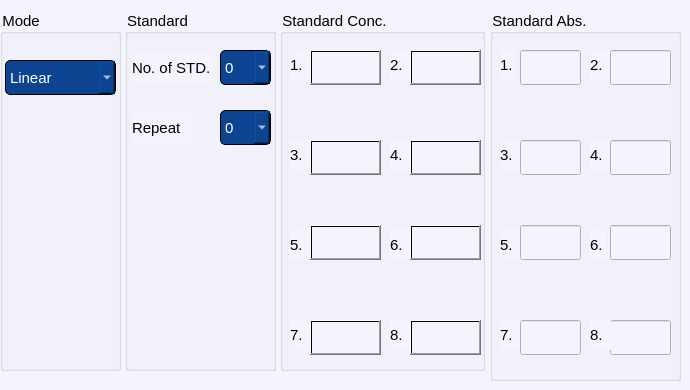
      <widget class="QWidget" name="tab_13">
       <property name="styleSheet">
        <string notr="true">background-color: #f4f4fc;</string>
       </property>
       <attribute name="title">
        <string>Calibration</string>
       </attribute>
       <widget class="QGroupBox" name="groupBox_9">
        <property name="geometry">
         <rect>
          <x>125</x>
          <y>10</y>
          <width>151</width>
          <height>361</height>
         </rect>
        </property>
        <property name="font">
         <font>
          <pointsize>11</pointsize>
         </font>
        </property>
        <property name="styleSheet">
         <string notr="true">background-color: #f4f4fc;</string>
        </property>
        <property name="title">
         <string>Standard</string>
        </property>
        <widget class="QLabel" name="label_30">
         <property name="geometry">
          <rect>
           <x>7</x>
           <y>43</y>
           <width>81</width>
           <height>30</height>
          </rect>
         </property>
         <property name="font">
          <font>
           <pointsize>11</pointsize>
          </font>
         </property>
         <property name="text">
          <string>No. of STD.</string>
         </property>
        </widget>
        <widget class="QLabel" name="label_31">
         <property name="geometry">
          <rect>
           <x>7</x>
           <y>103</y>
           <width>61</width>
           <height>30</height>
          </rect>
         </property>
         <property name="font">
          <font>
           <pointsize>11</pointsize>
          </font>
         </property>
         <property name="text">
          <string>Repeat</string>
         </property>
        </widget>
        <widget class="QComboBox" name="comboBox_9">
         <property name="geometry">
          <rect>
           <x>95</x>
           <y>40</y>
           <width>51</width>
           <height>35</height>
          </rect>
         </property>
         <property name="font">
          <font>
           <pointsize>11</pointsize>
          </font>
         </property>
         <property name="styleSheet">
          <string notr="true">
background-color: rgb(12, 68, 145);
 border: 1px solid black;
     border-radius: 5px;
color: rgb(255, 255, 255);
</string>
         </property>
         <item>
          <property name="text">
           <string>0</string>
          </property>
         </item>
         <item>
          <property name="text">
           <string>1</string>
          </property>
         </item>
         <item>
          <property name="text">
           <string>2</string>
          </property>
         </item>
         <item>
          <property name="text">
           <string>3</string>
          </property>
         </item>
         <item>
          <property name="text">
           <string>4</string>
          </property>
         </item>
         <item>
          <property name="text">
           <string>5</string>
          </property>
         </item>
         <item>
          <property name="text">
           <string>6</string>
          </property>
         </item>
         <item>
          <property name="text">
           <string>7</string>
          </property>
         </item>
         <item>
          <property name="text">
           <string>8</string>
          </property>
         </item>
        </widget>
        <widget class="QComboBox" name="comboBox_10">
         <property name="geometry">
          <rect>
           <x>95</x>
           <y>100</y>
           <width>51</width>
           <height>35</height>
          </rect>
         </property>
         <property name="font">
          <font>
           <pointsize>11</pointsize>
          </font>
         </property>
         <property name="styleSheet">
          <string notr="true">
background-color: rgb(12, 68, 145);
 border: 1px solid black;
     border-radius: 5px;
color: rgb(255, 255, 255);
</string>
         </property>
         <item>
          <property name="text">
           <string>0</string>
          </property>
         </item>
         <item>
          <property name="text">
           <string>1</string>
          </property>
         </item>
         <item>
          <property name="text">
           <string>2</string>
          </property>
         </item>
         <item>
          <property name="text">
           <string>3</string>
          </property>
         </item>
         <item>
          <property name="text">
           <string>4</string>
          </property>
         </item>
         <item>
          <property name="text">
           <string>5</string>
          </property>
         </item>
        </widget>
       </widget>
       <widget class="QGroupBox" name="groupBox_22">
        <property name="geometry">
         <rect>
          <x>490</x>
          <y>10</y>
          <width>191</width>
          <height>371</height>
         </rect>
        </property>
        <property name="font">
         <font>
          <pointsize>11</pointsize>
         </font>
        </property>
        <property name="styleSheet">
         <string notr="true">background-color: #f4f4fc;</string>
        </property>
        <property name="title">
         <string>Standard Abs.</string>
        </property>
        <widget class="QLabel" name="label_166">
         <property name="geometry">
          <rect>
           <x>10</x>
           <y>310</y>
           <width>21</width>
           <height>30</height>
          </rect>
         </property>
         <property name="font">
          <font>
           <pointsize>11</pointsize>
          </font>
         </property>
         <property name="text">
          <string>7.</string>
         </property>
        </widget>
        <widget class="QLineEdit" name="lineEdit_120">
         <property name="geometry">
          <rect>
           <x>30</x>
           <y>40</y>
           <width>61</width>
           <height>35</height>
          </rect>
         </property>
         <property name="font">
          <font>
           <pointsize>11</pointsize>
          </font>
         </property>
        </widget>
        <widget class="QLabel" name="label_167">
         <property name="geometry">
          <rect>
           <x>100</x>
           <y>130</y>
           <width>21</width>
           <height>30</height>
          </rect>
         </property>
         <property name="font">
          <font>
           <pointsize>11</pointsize>
          </font>
         </property>
         <property name="text">
          <string>4.</string>
         </property>
        </widget>
        <widget class="QLabel" name="label_168">
         <property name="geometry">
          <rect>
           <x>10</x>
           <y>40</y>
           <width>16</width>
           <height>30</height>
          </rect>
         </property>
         <property name="font">
          <font>
           <pointsize>11</pointsize>
          </font>
         </property>
         <property name="text">
          <string>1.</string>
         </property>
        </widget>
        <widget class="QLabel" name="label_169">
         <property name="geometry">
          <rect>
           <x>10</x>
           <y>220</y>
           <width>21</width>
           <height>30</height>
          </rect>
         </property>
         <property name="font">
          <font>
           <pointsize>11</pointsize>
          </font>
         </property>
         <property name="text">
          <string>5.</string>
         </property>
        </widget>
        <widget class="QLineEdit" name="lineEdit_121">
         <property name="geometry">
          <rect>
           <x>120</x>
           <y>130</y>
           <width>61</width>
           <height>35</height>
          </rect>
         </property>
         <property name="font">
          <font>
           <pointsize>11</pointsize>
          </font>
         </property>
        </widget>
        <widget class="QLabel" name="label_170">
         <property name="geometry">
          <rect>
           <x>100</x>
           <y>40</y>
           <width>21</width>
           <height>30</height>
          </rect>
         </property>
         <property name="font">
          <font>
           <pointsize>11</pointsize>
          </font>
         </property>
         <property name="text">
          <string>2.</string>
         </property>
        </widget>
        <widget class="QLabel" name="label_171">
         <property name="geometry">
          <rect>
           <x>10</x>
           <y>130</y>
           <width>21</width>
           <height>30</height>
          </rect>
         </property>
         <property name="font">
          <font>
           <pointsize>11</pointsize>
          </font>
         </property>
         <property name="text">
          <string>3.</string>
         </property>
        </widget>
        <widget class="QLineEdit" name="lineEdit_122">
         <property name="geometry">
          <rect>
           <x>30</x>
           <y>310</y>
           <width>61</width>
           <height>35</height>
          </rect>
         </property>
         <property name="font">
          <font>
           <pointsize>11</pointsize>
          </font>
         </property>
        </widget>
        <widget class="QLineEdit" name="lineEdit_123">
         <property name="geometry">
          <rect>
           <x>120</x>
           <y>215</y>
           <width>61</width>
           <height>35</height>
          </rect>
         </property>
         <property name="font">
          <font>
           <pointsize>11</pointsize>
          </font>
         </property>
        </widget>
        <widget class="QLineEdit" name="lineEdit_124">
         <property name="geometry">
          <rect>
           <x>30</x>
           <y>130</y>
           <width>61</width>
           <height>35</height>
          </rect>
         </property>
         <property name="font">
          <font>
           <pointsize>11</pointsize>
          </font>
         </property>
        </widget>
        <widget class="QLabel" name="label_172">
         <property name="geometry">
          <rect>
           <x>100</x>
           <y>220</y>
           <width>16</width>
           <height>30</height>
          </rect>
         </property>
         <property name="font">
          <font>
           <pointsize>11</pointsize>
          </font>
         </property>
         <property name="text">
          <string>6.</string>
         </property>
        </widget>
        <widget class="QLineEdit" name="lineEdit_125">
         <property name="geometry">
          <rect>
           <x>120</x>
           <y>310</y>
           <width>61</width>
           <height>35</height>
          </rect>
         </property>
         <property name="font">
          <font>
           <pointsize>11</pointsize>
          </font>
         </property>
        </widget>
        <widget class="QLineEdit" name="lineEdit_126">
         <property name="geometry">
          <rect>
           <x>120</x>
           <y>40</y>
           <width>61</width>
           <height>35</height>
          </rect>
         </property>
         <property name="font">
          <font>
           <pointsize>11</pointsize>
          </font>
         </property>
        </widget>
        <widget class="QLabel" name="label_173">
         <property name="geometry">
          <rect>
           <x>100</x>
           <y>310</y>
           <width>21</width>
           <height>30</height>
          </rect>
         </property>
         <property name="font">
          <font>
           <pointsize>11</pointsize>
          </font>
         </property>
         <property name="text">
          <string>8.</string>
         </property>
        </widget>
        <widget class="QLineEdit" name="lineEdit_127">
         <property name="geometry">
          <rect>
           <x>30</x>
           <y>215</y>
           <width>61</width>
           <height>35</height>
          </rect>
         </property>
         <property name="font">
          <font>
           <pointsize>11</pointsize>
          </font>
         </property>
        </widget>
       </widget>
       <widget class="QGroupBox" name="groupBox_23">
        <property name="geometry">
         <rect>
          <x>280</x>
          <y>10</y>
          <width>205</width>
          <height>361</height>
         </rect>
        </property>
        <property name="font">
         <font>
          <pointsize>11</pointsize>
         </font>
        </property>
        <property name="styleSheet">
         <string notr="true">background-color: #f4f4fc;</string>
        </property>
        <property name="title">
         <string>Standard Conc.</string>
        </property>
        <widget class="QLineEdit" name="lineEdit_128">
         <property name="geometry">
          <rect>
           <x>30</x>
           <y>40</y>
           <width>71</width>
           <height>35</height>
          </rect>
         </property>
         <property name="font">
          <font>
           <pointsize>11</pointsize>
          </font>
         </property>
        </widget>
        <widget class="QLabel" name="label_174">
         <property name="geometry">
          <rect>
           <x>10</x>
           <y>40</y>
           <width>21</width>
           <height>30</height>
          </rect>
         </property>
         <property name="font">
          <font>
           <pointsize>11</pointsize>
          </font>
         </property>
         <property name="text">
          <string>1.</string>
         </property>
        </widget>
        <widget class="QLabel" name="label_175">
         <property name="geometry">
          <rect>
           <x>10</x>
           <y>130</y>
           <width>21</width>
           <height>30</height>
          </rect>
         </property>
         <property name="font">
          <font>
           <pointsize>11</pointsize>
          </font>
         </property>
         <property name="text">
          <string>3.</string>
         </property>
        </widget>
        <widget class="QLineEdit" name="lineEdit_129">
         <property name="geometry">
          <rect>
           <x>30</x>
           <y>130</y>
           <width>71</width>
           <height>35</height>
          </rect>
         </property>
         <property name="font">
          <font>
           <pointsize>11</pointsize>
          </font>
         </property>
        </widget>
        <widget class="QLabel" name="label_176">
         <property name="geometry">
          <rect>
           <x>10</x>
           <y>220</y>
           <width>21</width>
           <height>30</height>
          </rect>
         </property>
         <property name="font">
          <font>
           <pointsize>11</pointsize>
          </font>
         </property>
         <property name="text">
          <string>5.</string>
         </property>
        </widget>
        <widget class="QLabel" name="label_177">
         <property name="geometry">
          <rect>
           <x>10</x>
           <y>310</y>
           <width>21</width>
           <height>30</height>
          </rect>
         </property>
         <property name="font">
          <font>
           <pointsize>11</pointsize>
          </font>
         </property>
         <property name="text">
          <string>7.</string>
         </property>
        </widget>
        <widget class="QLineEdit" name="lineEdit_130">
         <property name="geometry">
          <rect>
           <x>30</x>
           <y>215</y>
           <width>71</width>
           <height>35</height>
          </rect>
         </property>
         <property name="font">
          <font>
           <pointsize>11</pointsize>
          </font>
         </property>
        </widget>
        <widget class="QLineEdit" name="lineEdit_131">
         <property name="geometry">
          <rect>
           <x>30</x>
           <y>310</y>
           <width>71</width>
           <height>35</height>
          </rect>
         </property>
         <property name="font">
          <font>
           <pointsize>11</pointsize>
          </font>
         </property>
        </widget>
        <widget class="QPushButton" name="pushButton_248">
         <property name="geometry">
          <rect>
           <x>30</x>
           <y>40</y>
           <width>71</width>
           <height>35</height>
          </rect>
         </property>
         <property name="styleSheet">
          <string notr="true">background:qlineargradient(spread:pad, x1:0, y1:0, x2:1, y2:0, stop:0 rgba(0, 0, 0, 0), stop:1 rgba(0,0,0,0))</string>
         </property>
         <property name="text">
          <string/>
         </property>
        </widget>
        <widget class="QPushButton" name="pushButton_249">
         <property name="geometry">
          <rect>
           <x>30</x>
           <y>215</y>
           <width>71</width>
           <height>35</height>
          </rect>
         </property>
         <property name="styleSheet">
          <string notr="true">background:qlineargradient(spread:pad, x1:0, y1:0, x2:1, y2:0, stop:0 rgba(0, 0, 0, 0), stop:1 rgba(0,0,0,0))</string>
         </property>
         <property name="text">
          <string/>
         </property>
        </widget>
        <widget class="QPushButton" name="pushButton_250">
         <property name="geometry">
          <rect>
           <x>30</x>
           <y>310</y>
           <width>71</width>
           <height>35</height>
          </rect>
         </property>
         <property name="styleSheet">
          <string notr="true">background:qlineargradient(spread:pad, x1:0, y1:0, x2:1, y2:0, stop:0 rgba(0, 0, 0, 0), stop:1 rgba(0,0,0,0))</string>
         </property>
         <property name="text">
          <string/>
         </property>
        </widget>
        <widget class="QPushButton" name="pushButton_251">
         <property name="geometry">
          <rect>
           <x>30</x>
           <y>130</y>
           <width>71</width>
           <height>35</height>
          </rect>
         </property>
         <property name="styleSheet">
          <string notr="true">background:qlineargradient(spread:pad, x1:0, y1:0, x2:1, y2:0, stop:0 rgba(0, 0, 0, 0), stop:1 rgba(0,0,0,0))</string>
         </property>
         <property name="text">
          <string/>
         </property>
        </widget>
        <widget class="QLabel" name="label_178">
         <property name="geometry">
          <rect>
           <x>110</x>
           <y>310</y>
           <width>21</width>
           <height>30</height>
          </rect>
         </property>
         <property name="font">
          <font>
           <pointsize>11</pointsize>
          </font>
         </property>
         <property name="text">
          <string>8.</string>
         </property>
        </widget>
        <widget class="QLineEdit" name="lineEdit_132">
         <property name="geometry">
          <rect>
           <x>130</x>
           <y>40</y>
           <width>71</width>
           <height>35</height>
          </rect>
         </property>
         <property name="font">
          <font>
           <pointsize>11</pointsize>
          </font>
         </property>
        </widget>
        <widget class="QLineEdit" name="lineEdit_133">
         <property name="geometry">
          <rect>
           <x>130</x>
           <y>310</y>
           <width>71</width>
           <height>35</height>
          </rect>
         </property>
         <property name="font">
          <font>
           <pointsize>11</pointsize>
          </font>
         </property>
        </widget>
        <widget class="QLabel" name="label_179">
         <property name="geometry">
          <rect>
           <x>110</x>
           <y>130</y>
           <width>21</width>
           <height>30</height>
          </rect>
         </property>
         <property name="font">
          <font>
           <pointsize>11</pointsize>
          </font>
         </property>
         <property name="text">
          <string>4.</string>
         </property>
        </widget>
        <widget class="QLabel" name="label_180">
         <property name="geometry">
          <rect>
           <x>110</x>
           <y>40</y>
           <width>21</width>
           <height>30</height>
          </rect>
         </property>
         <property name="font">
          <font>
           <pointsize>11</pointsize>
          </font>
         </property>
         <property name="text">
          <string>2.</string>
         </property>
        </widget>
        <widget class="QLabel" name="label_181">
         <property name="geometry">
          <rect>
           <x>110</x>
           <y>220</y>
           <width>21</width>
           <height>30</height>
          </rect>
         </property>
         <property name="font">
          <font>
           <pointsize>11</pointsize>
          </font>
         </property>
         <property name="text">
          <string>6.</string>
         </property>
        </widget>
        <widget class="QPushButton" name="pushButton_252">
         <property name="geometry">
          <rect>
           <x>130</x>
           <y>310</y>
           <width>71</width>
           <height>35</height>
          </rect>
         </property>
         <property name="styleSheet">
          <string notr="true">background:qlineargradient(spread:pad, x1:0, y1:0, x2:1, y2:0, stop:0 rgba(0, 0, 0, 0), stop:1 rgba(0,0,0,0))</string>
         </property>
         <property name="text">
          <string/>
         </property>
        </widget>
        <widget class="QLineEdit" name="lineEdit_134">
         <property name="geometry">
          <rect>
           <x>130</x>
           <y>215</y>
           <width>71</width>
           <height>35</height>
          </rect>
         </property>
         <property name="font">
          <font>
           <pointsize>11</pointsize>
          </font>
         </property>
        </widget>
        <widget class="QPushButton" name="pushButton_253">
         <property name="geometry">
          <rect>
           <x>130</x>
           <y>40</y>
           <width>71</width>
           <height>35</height>
          </rect>
         </property>
         <property name="styleSheet">
          <string notr="true">background:qlineargradient(spread:pad, x1:0, y1:0, x2:1, y2:0, stop:0 rgba(0, 0, 0, 0), stop:1 rgba(0,0,0,0))</string>
         </property>
         <property name="text">
          <string/>
         </property>
        </widget>
        <widget class="QLineEdit" name="lineEdit_135">
         <property name="geometry">
          <rect>
           <x>130</x>
           <y>130</y>
           <width>71</width>
           <height>35</height>
          </rect>
         </property>
         <property name="font">
          <font>
           <pointsize>11</pointsize>
          </font>
         </property>
        </widget>
        <widget class="QPushButton" name="pushButton_254">
         <property name="geometry">
          <rect>
           <x>130</x>
           <y>215</y>
           <width>71</width>
           <height>35</height>
          </rect>
         </property>
         <property name="styleSheet">
          <string notr="true">background:qlineargradient(spread:pad, x1:0, y1:0, x2:1, y2:0, stop:0 rgba(0, 0, 0, 0), stop:1 rgba(0,0,0,0))</string>
         </property>
         <property name="text">
          <string/>
         </property>
        </widget>
        <widget class="QPushButton" name="pushButton_255">
         <property name="geometry">
          <rect>
           <x>130</x>
           <y>130</y>
           <width>71</width>
           <height>35</height>
          </rect>
         </property>
         <property name="styleSheet">
          <string notr="true">background:qlineargradient(spread:pad, x1:0, y1:0, x2:1, y2:0, stop:0 rgba(0, 0, 0, 0), stop:1 rgba(0,0,0,0))</string>
         </property>
         <property name="text">
          <string/>
         </property>
        </widget>
       </widget>
       <widget class="QGroupBox" name="groupBox_10">
        <property name="geometry">
         <rect>
          <x>0</x>
          <y>10</y>
          <width>121</width>
          <height>361</height>
         </rect>
        </property>
        <property name="font">
         <font>
          <pointsize>11</pointsize>
         </font>
        </property>
        <property name="styleSheet">
         <string notr="true">background-color: #f4f4fc;</string>
        </property>
        <property name="title">
         <string>Mode</string>
        </property>
        <widget class="QComboBox" name="comboBox_3">
         <property name="geometry">
          <rect>
           <x>5</x>
           <y>50</y>
           <width>111</width>
           <height>35</height>
          </rect>
         </property>
         <property name="font">
          <font>
           <pointsize>11</pointsize>
          </font>
         </property>
         <property name="styleSheet">
          <string notr="true">
background-color: rgb(12, 68, 145);
 border: 1px solid black;
     border-radius: 5px;
color: rgb(255, 255, 255);
</string>
         </property>
         <item>
          <property name="text">
           <string>Linear</string>
          </property>
         </item>
         <item>
          <property name="text">
           <string>NonLinear</string>
          </property>
         </item>
        </widget>
       </widget>
      </widget>
